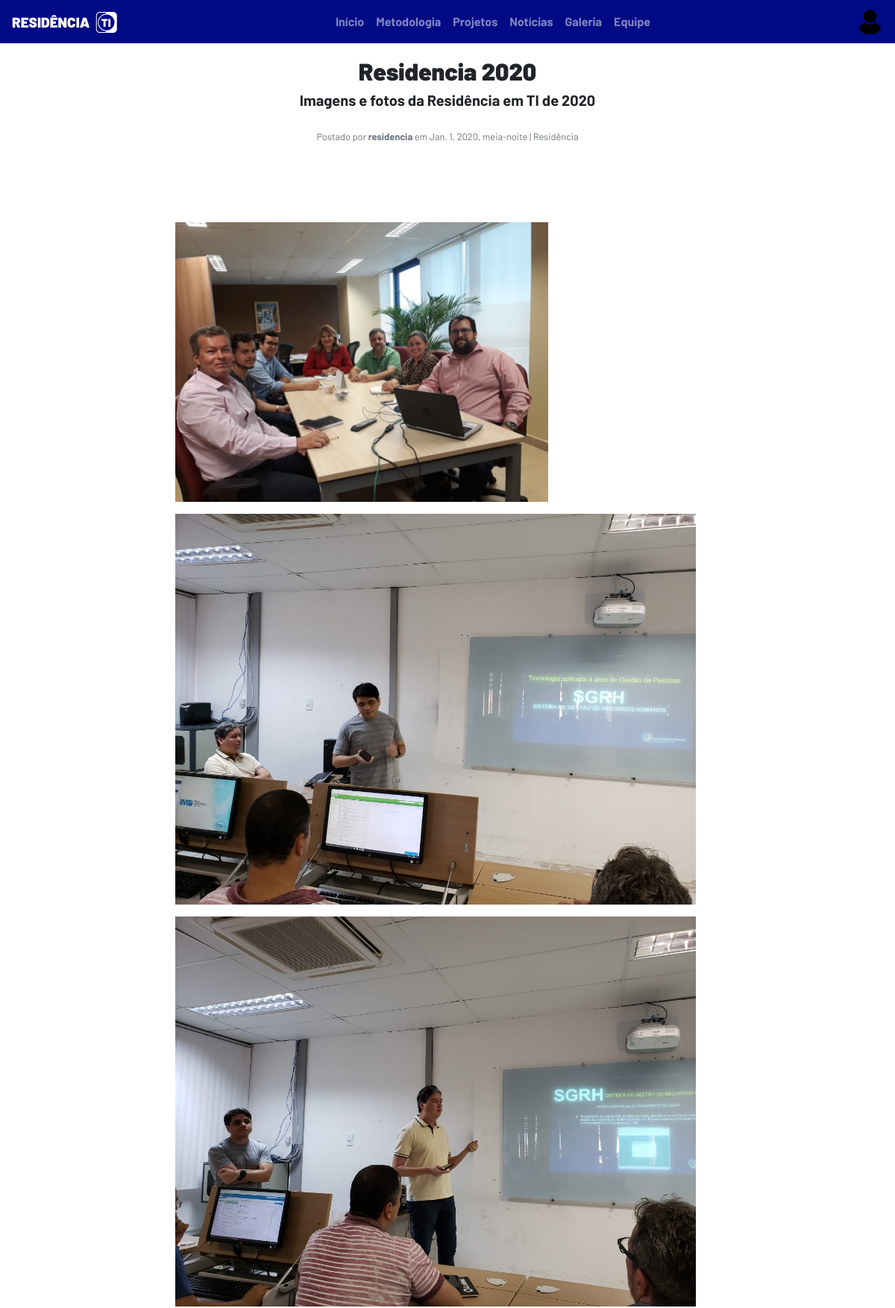
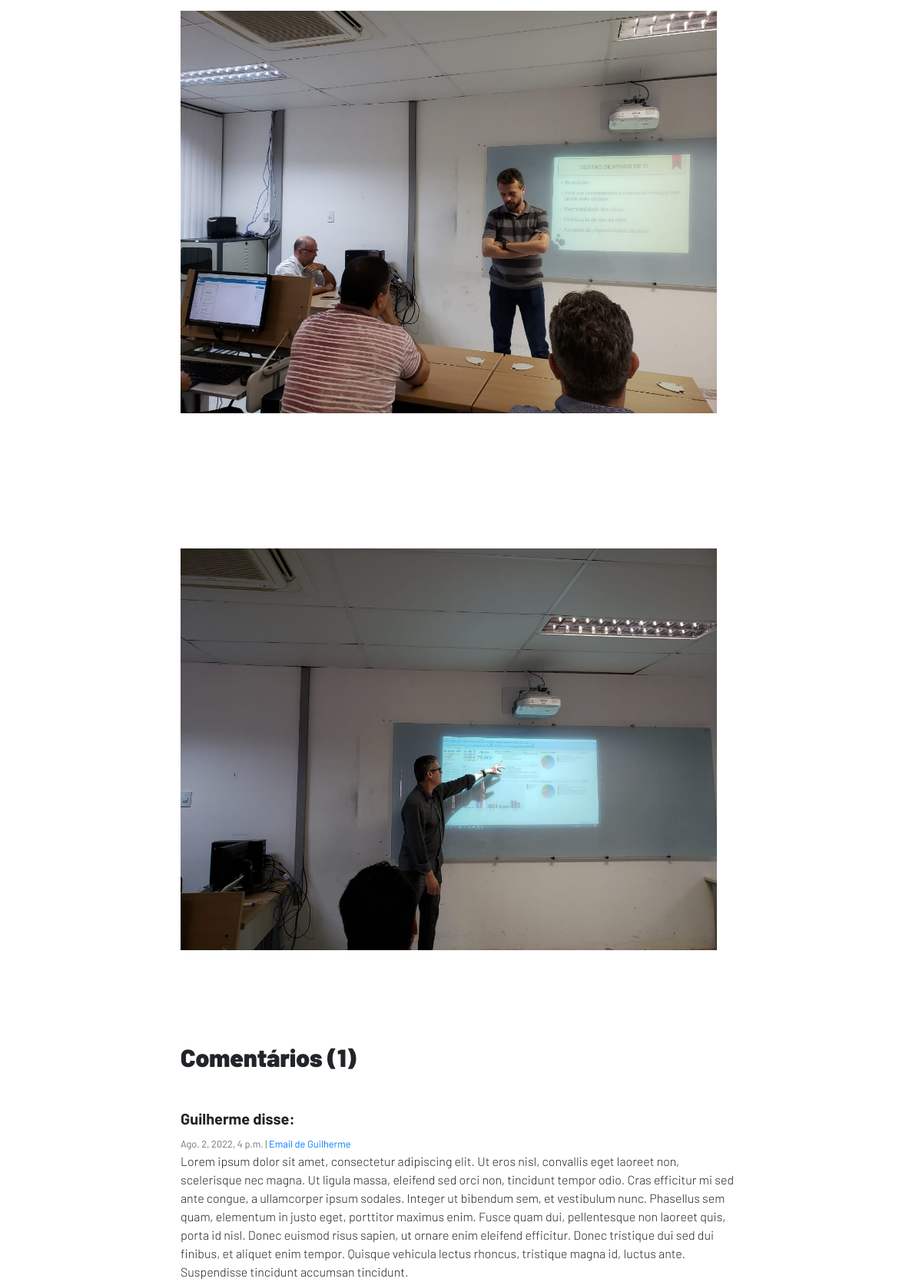
The page /galeria/9 (upper part) on the database its author committed (2 pictures, top to bottom).
### galeria/models.py (models this page shows, shortened)
class Galeria(models.Model):
    titulo=models.CharField(max_length=255,verbose_name='Titulo')
    autor=models.ForeignKey(User,on_delete=models.DO_NOTHING,verbose_name='Autor')
    data =models.DateTimeField(default=timezone.now,verbose_name='Nome')
    conteudo=models.TextField(verbose_name='Conteudo')
    excerto =models.TextField(verbose_name='Excerto')
    categoria =models.ForeignKey(Categoria, on_delete=models.DO_NOTHING,verbose_name='Categoria')
    imagem_galeria=models.ImageField(upload_to='galerias/%Y/%m/%d',blank=True, null=False,verbose_name='Imagem da galeria')
    publicado=models.BooleanField(default=False,verbose_name='Publicado')

### categorias/models.py (models this page shows)
class Categoria(models.Model):
    nome_cat=models.CharField(max_length=50,verbose_name='Nome da categoria')
    def __str__(self) :
        return self.nome_cat

### comentarios/models.py (models this page shows, shortened)
class Comentario(models.Model):
    nome=models.CharField(max_length=150,verbose_name='Nome',null=False)
    email =models.EmailField(verbose_name='Email')
    comentario =models.TextField(default='',verbose_name='Comentario')
    galeria_comentario=models.ForeignKey(Galeria, on_delete=models.CASCADE,verbose_name='Comentario na galeria')
    usuario_comentario=models.ForeignKey(User, on_delete=models.DO_NOTHING,verbose_name='Usuario do Comentário',blank=True,null=True)
    data_comentario=models.DateTimeField(default=timezone.now,verbose_name='Data do comentário',null=False)
    publicado_comentario=models.BooleanField(default=False,verbose_name='Publicado')

### galeria/views.py (the view, shortened to what this page needs)
# urls.py: path('<int:pk>',views.GaleriaDetalhes.as_view(), name='galeria_detalhes'),
class GaleriaDetalhes(UpdateView):
    model=Galeria
    template_name='galeria/galeria_detalhes.html'
    form_class=FormComentario
    context_object_name='post'
    def get_context_data(self, **kwargs):
        contexto=super().get_context_data(**kwargs)
        post=self.get_object()
        comentarios=Comentario.objects.filter(
        publicado_comentario=True,
        galeria_comentario=post.id)
        contexto['comentarios']=comentarios
        return contexto

### galeria/templates/galeria/galeria_detalhes.html (shortened to what this page needs)
{% extends 'base.html'%}
{%block 'conteudo'%}
<nav aria-label="breadcrumb container-fluid">
    <ol class="breadcrumb">
        <li class="breadcrumb-item">
            <a href="{%url 'index'%}">Início</a>
        </li>
        <li class="breadcrumb-item">
            <a href="{%url 'index_galeria'%}">Galeria</a>
        </li>
        <li class="breadcrumb-item active" aria-current="page">{{post.titulo}}</li>
    </ol>
</nav>
<div class="container">
    <div class="row pt-5">
        <div class="col-xl"></div>
        <div class="col-xl-8 text-center">
            <h2>{{post.titulo}}</h2>
            <h5>{{post.excerto}}</h5>
            <p class="text-muted mt-4">
                <small>
                    Postado por <b>{{post.autor}}</b> em {{post.data}} | {{post.categoria}}
                </small>
            </p>
        </div>
        <div class="col-xl"></div>
    </div>
    <div class="row pt-5">
        <div class="col-xl"></div>
        <div class="col-xl-8">
            {{post.conteudo|safe}}
        </div>
        <div class="col-xl"></div>
    </div>
    {%if comentarios%}
    <div class="row pt-5">
        <div class="col-xl"></div>
        <div class="col-xl-8">
            <h2 class="my-3">Comentários ({{comentarios.count}})</h2>
                {%for comentario in comentarios%}
            <h5 class="mb-2 mt-5">{{comentario.nome}} disse:</h5>
            <small class="text-muted">{{comentario.data_comentario}} | <a href="mailto:{{comentario.email}}">Email de {{comentario.nome}}</a></small>
            <p class="mb-1">{{comentario.comentario}}</p>
                {%endfor%}
        </div>
        <div class="col-xl"></div>
    </div>
    {%endif%}
</div>
{%endblock%}

### rows shown on the page
Galeria: titulo "Residencia 2020", excerto "Imagens e fotos da Residência em TI de 2020", autor "residencia", data "Jan. 1, 2020, meia-noite", categoria "Residência", conteudo (picture)
Comentario: nome "Guilherme", data_comentario "Ago. 2, 2022, 4 p.m.", comentario "Lorem ipsum dolor sit amet, consectetur adipiscing elit. Ut eros nisl, convallis eget laoreet non, scelerisque nec magna. Ut ligula massa, eleifend sed orci non, tincidunt tempor odio. Cras efficitur mi sed ante congue, a ullamcorper ipsum sodales. Integer ut bibendum sem, et vestibulum nunc. Phasellus sem quam, elementum in justo eget, porttitor maximus enim. Fusce quam dui, pellentesque non laoreet quis, porta id nisl. Donec euismod risus sapien, ut ornare enim eleifend efficitur. Donec tristique dui sed dui finibus, et aliquet enim tempor. Quisque vehicula lectus rhoncus, tristique magna id, luctus ante. Suspendisse tincidunt accumsan tincidunt."

### other values the page prints
{{ comentarios.count }} "1"
